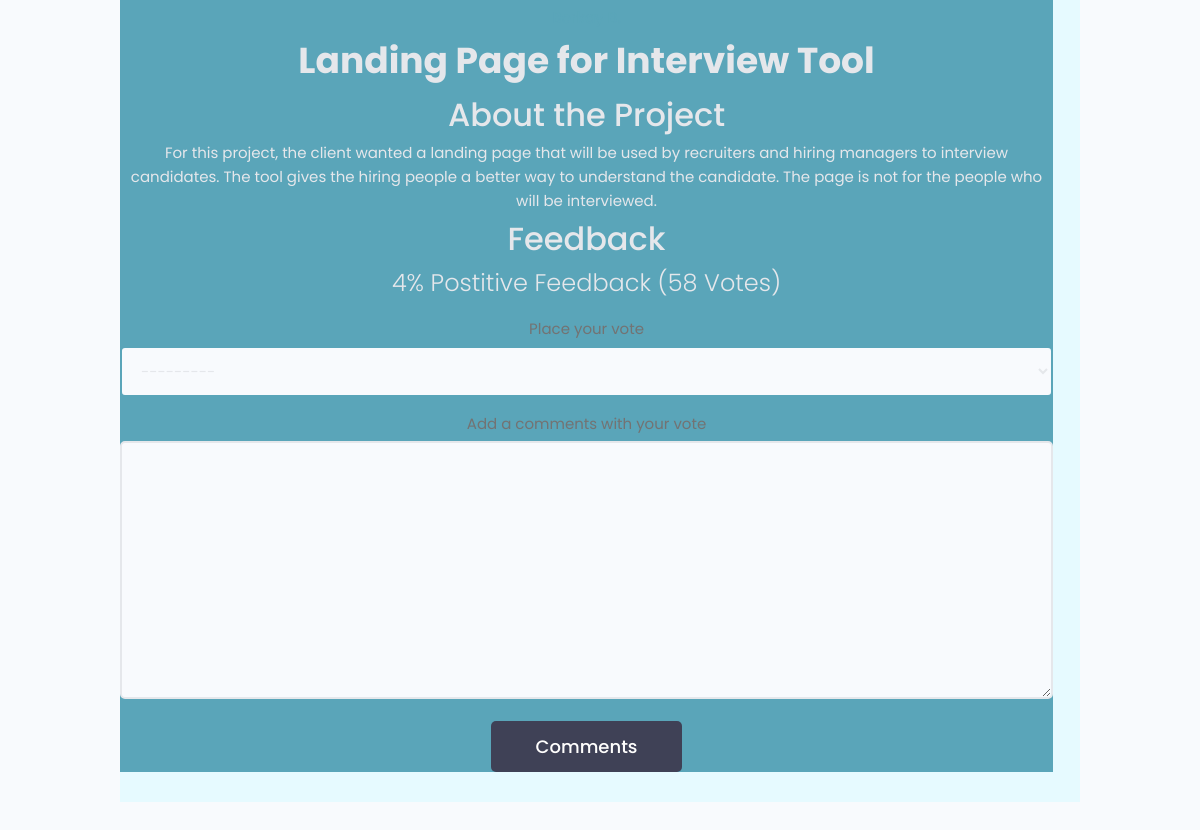
The app's page /projects/project/8/ (signed in, lower part), older data.
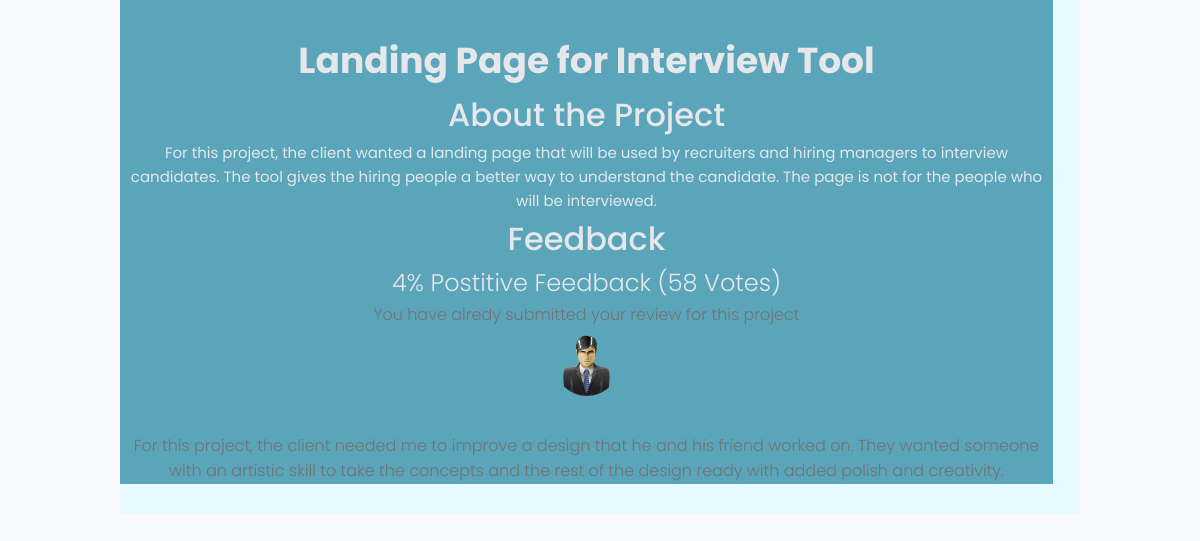
The same page, newer data.
### projects/models.py (models this page shows, shortened)
class Review(models.Model):
    VOTE_TYPE = (
        ('up', 'Up Vote'),
        ('down', 'Down Vote')
    )
    owner = models.ForeignKey(Profile, on_delete=models.CASCADE, null=True)
    project = models.ForeignKey(Project, on_delete=models.CASCADE)
    body = models.TextField(null=True, blank=True)
    value = models.CharField(max_length=200, choices=VOTE_TYPE)
    created = models.DateTimeField(auto_now_add=True)
    class Meta:
        unique_together = [['owner', 'project']]

### users/models.py (models this page shows, shortened)
class Profile(models.Model):
    user = models.OneToOneField(User, on_delete=models.CASCADE, null=True, blank=True)
    name = models.CharField(max_length=200, blank=True, null=True)
    email = models.EmailField(max_length=500, blank=True, null=True)
    username = models.CharField(max_length=200, blank=True, null=True)
    short_info = models.CharField(max_length=200, blank=True, null=True)
    bio = models.TextField(blank=True, null=True)
    profile_image = models.ImageField(blank=True, null=True, upload_to='profiles/', default="profiles/user-default.png")
    social_github = models.CharField(max_length=200, blank=True, null=True)
    social_youtube = models.CharField(max_length=200, blank=True, null=True)
    social_website = models.CharField(max_length=200, blank=True, null=True)
    created = models.DateTimeField(auto_now_add=True)

### projects/views.py (the view, shortened to what this page needs)
# urls.py: path('project/<str:pk>/', views.project, name="project"),
def project(request, pk):
    project_obj = Project.objects.get(id=pk)
    form = ReviewForm()
    return render(request, 'projects/single-project.html', {'project': project_obj, 'form': form})

### projects/forms.py
class ReviewForm(ModelForm):
    class Meta:
        model = Review
        fields = ['value', 'body']
        labels = {
            'value': 'Place your vote',
            'body': 'Add a comments with your vote'
        }
    def __init__(self, *args, **kwargs):
        super().__init__(*args, **kwargs)
        for name, field in self.fields.items():
            field.widget.attrs.update({'class': 'input'})

### projects/models.py (called while the page is built)
    def reviewers(self):
        queryset = self.review_set.all().values_list('owner__id', flat=True)
        return queryset

    def __str__(self):
        return self.name

### projects/templates/projects/single-project.html (shortened to what this page needs)
{% extends 'projects/base.html' %}
{% block content %}
  <main class="singleProject my-md">
    <div class="container">
      <div class="layout">
        <div class="column column--2of3">
          <a href="profile.html" class="singleProject__developer">{{ project.owner.name }}</a>
          <h2 class="singleProject__title">{{ project.title }}</h2>
          <h3 class="singleProject__subtitle">About the Project</h3>
          <div class="singleProject__info">{{ project.description }}</div>
          <div class="comments">
            <h3 class="singleProject__subtitle">Feedback</h3>
            <h5 class="project--rating">
              {{ project.vote_ratio }}% Postitive
                    Feedback ({{ project.vote_total }} Vote{{ project.vote_total|pluralize:'s' }})
            </h5>
            {% if request.user.profile.id in project.reviewers %}
            <p>You have alredy submitted your review for this project</p>
            {% elif request.user.profile == project.owner %}
            <p>Your review your work</p>
            {% elif request.user.is_authenticated %}
            <form class="form" action="{% url 'project' project.id %}" method="POST">
              {% for field in form %}
              <div class="form__field">
                <label for="formInput#textarea">{{ field.label }}</label>
                {{ field }}
              </div>
              {% endfor %}
              <input class="btn btn--sub btn--lg" type="submit" value="Comments" />
            </form>
            {% else %}
            <a href="{% url 'login' %}">Please login to leave a review</a>
            {% endif %}
            <div class="commentList">
              {% for review in project.review_set.all %}
              {% if review.body %}
              <div class="comment">
                <a href="{% url 'user_profile' review.owner.id %}">
                  <img class="avatar avatar--md"
                    src="{{ review.owner.profile_image.url }}" alt="user" />
                </a>
                <div class="comment__details">
                  <a href="profile.html" class="comment__author">{{ review.owner.name }}</a>
                  <p class="comment__info">{{ review.body|linebreaksbr }}</p>
                </div>
              </div>
              {% endif %}
              {% endfor %}
            </div>
          </div>
        </div>
      </div>
    </div>
  </main>
{% endblock %}

Row changes from the older to the newer data that the page shows:
added Review: owner.profile_image (placeholder picture), body "For this project, the client needed me to improve a design that he and his friend worked on. They wanted someone with an artistic skill to take the concepts and the rest of the design ready with added polish and creativity."
Text that changed along with them:
form field value: "Comments" → (not shown)
text now shown: "You have alredy submitted your review for this project"
list line gone: "Place your vote ---------"
list line gone: "Add a comments with your vote "
